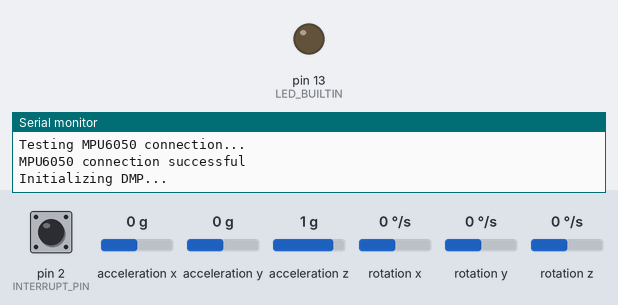
The sketch below on a simulated Arduino Uno, built with avr-gcc and run on an emulated ATmega328P. On the bench: output pins drawn as LEDs (lit = HIGH), the last lines printed to the serial monitor. Dashed ring = blinking. The test bench sets the inputs (shaded band); at power-on: acceleration x 0 g, acceleration y 0 g, pin 2 (INTERRUPT_PIN) LOW, acceleration z 1 g, rotation x 0 °/s, rotation y 0 °/s, rotation z 0 °/s. The sensor or clock chip raises its interrupt line as the real part does.

Above: at 0.1 s.
At 1.7 s:
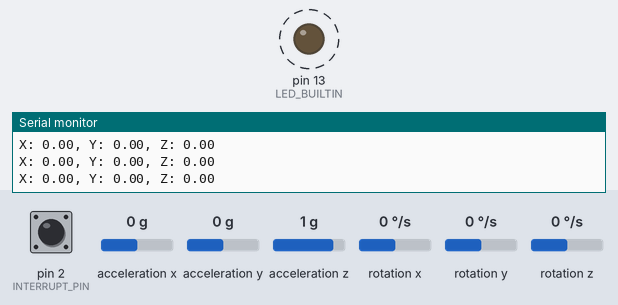
1.8 s: acceleration x set to 0.8 g
4.8 s: acceleration x set to -1.4 g
7.8 s: acceleration y set to -1.4 g
Timing chart, 0 to 16.8 s (numbered marks = the images above; inputs shaded):
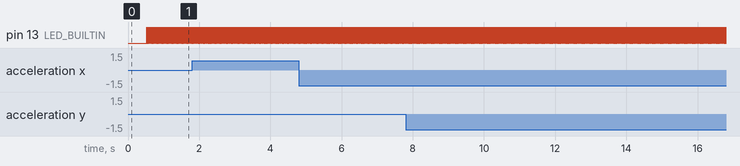

The sketch:

DMP_MPU6050.ino
```cpp
/*
  MPU6050 DMP6

  Digital Motion Processor or DMP performs complex motion processing tasks.
  - Fuses the data from the accel, gyro, and external magnetometer if applied,
  compensating individual sensor noise and errors.
  - Detect specific types of motion without the need to continuously monitor
  raw sensor data with a microcontroller.
  - Reduce workload on the microprocessor.
  - Output processed data such as quaternions, Euler angles, and gravity vectors.

  The code includes an auto-calibration and offsets generator tasks. Different
  output formats available.

  This code is compatible with the teapot project by using the teapot output format.

  Circuit: In addition to connection 3.3v, GND, SDA, and SCL, this sketch
  depends on the MPU6050's INT pin being connected to the Arduino's
  external interrupt #0 pin.

  The teapot processing example may be broken due FIFO structure change if using DMP
  6.12 firmware version.

  Find the full MPU6050 library documentation here:
  https://github.com/ElectronicCats/mpu6050/wiki

*/

#include "I2Cdev.h"
#include "MPU6050_6Axis_MotionApps20.h"
//#include "MPU6050_6Axis_MotionApps612.h" // Uncomment this library to work with DMP 6.12 and comment on the above library.

/* MPU6050 default I2C address is 0x68*/
MPU6050 mpu;
//MPU6050 mpu(0x69); //Use for AD0 high
//MPU6050 mpu(0x68, &Wire1); //Use for AD0 low, but 2nd Wire (TWI/I2C) object.

/* OUTPUT FORMAT DEFINITION-------------------------------------------------------------------------------------------
- Use "OUTPUT_READABLE_QUATERNION" for quaternion commponents in [w, x, y, z] format. Quaternion does not
suffer from gimbal lock problems but is harder to parse or process efficiently on a remote host or software
environment like Processing.

- Use "OUTPUT_READABLE_EULER" for Euler angles (in degrees) output, calculated from the quaternions coming
from the FIFO. EULER ANGLES SUFFER FROM GIMBAL LOCK PROBLEM.

- Use "OUTPUT_READABLE_YAWPITCHROLL" for yaw/pitch/roll angles (in degrees) calculated from the quaternions
coming from the FIFO. THIS REQUIRES GRAVITY VECTOR CALCULATION.
YAW/PITCH/ROLL ANGLES SUFFER FROM GIMBAL LOCK PROBLEM.

- Use "OUTPUT_READABLE_REALACCEL" for acceleration components with gravity removed. The accel reference frame
is not compensated for orientation. +X will always be +X according to the sensor.

- Use "OUTPUT_READABLE_WORLDACCEL" for acceleration components with gravity removed and adjusted for the world
reference frame. Yaw is relative if there is no magnetometer present.

-  Use "OUTPUT_TEAPOT" for output that matches the InvenSense teapot demo.
-------------------------------------------------------------------------------------------------------------------------------*/
#define OUTPUT_READABLE_YAWPITCHROLL
//#define OUTPUT_READABLE_QUATERNION
//#define OUTPUT_READABLE_EULER
//#define OUTPUT_READABLE_REALACCEL
//#define OUTPUT_READABLE_WORLDACCEL
//#define OUTPUT_TEAPOT

int const INTERRUPT_PIN = 2;  // Define the interruption #0 pin
bool blinkState;

/*---MPU6050 Control/Status Variables---*/
bool DMPReady = false;  // Set true if DMP init was successful
uint8_t MPUIntStatus;   // Holds actual interrupt status byte from MPU
uint8_t devStatus;      // Return status after each device operation (0 = success, !0 = error)
uint16_t packetSize;    // Expected DMP packet size (default is 42 bytes)
uint8_t FIFOBuffer[64]; // FIFO storage buffer

/*---Orientation/Motion Variables---*/
Quaternion q;           // [w, x, y, z]         Quaternion container
VectorInt16 aa;         // [x, y, z]            Accel sensor measurements
VectorInt16 gy;         // [x, y, z]            Gyro sensor measurements
VectorInt16 aaReal;     // [x, y, z]            Gravity-free accel sensor measurements
VectorInt16 aaWorld;    // [x, y, z]            World-frame accel sensor measurements
VectorFloat gravity;    // [x, y, z]            Gravity vector
float euler[3];         // [psi, theta, phi]    Euler angle container
float ypr[3];           // [yaw, pitch, roll]   Yaw/Pitch/Roll container and gravity vector

/*-Packet structure for InvenSense teapot demo-*/
uint8_t teapotPacket[14] = { '$', 0x02, 0, 0, 0, 0, 0, 0, 0, 0, 0x00, 0x00, '\r', '\n' };

/*------Interrupt detection routine------*/
volatile bool MPUInterrupt = false;     // Indicates whether MPU6050 interrupt pin has gone high
void DMPDataReady() {
  MPUInterrupt = true;
}

// #include <SoftwareSerial.h>

// SoftwareSerial Serial1(0, 1); // RX on pin 10, TX on pin 11

void setup() {
  #if I2CDEV_IMPLEMENTATION == I2CDEV_ARDUINO_WIRE
    Wire.begin();
    Wire.setClock(400000); // 400kHz I2C clock. Comment on this line if having compilation difficulties
  #elif I2CDEV_IMPLEMENTATION == I2CDEV_BUILTIN_FASTWIRE
    Fastwire::setup(400, true);
  #endif


  Serial.begin(115200); //115200 is required for Teapot Demo output
  // Serial1.begin(115200);  //for uart rx tx communication
  while (!Serial);

  /*Initialize device*/
  Serial.println(F("Initializing I2C devices..."));
  mpu.initialize();
  pinMode(INTERRUPT_PIN, INPUT);

  /*Verify connection*/
  Serial.println(F("Testing MPU6050 connection..."));
  if(mpu.testConnection() == false){
    Serial.println("MPU6050 connection failed");
    while(true);
  }
  else {
    Serial.println("MPU6050 connection successful");
  }

  /*Wait for Serial input*/
  // Serial.println(F("\nSend any character to begin: "));
  // while (Serial.available() && Serial.read()); // Empty buffer
  // while (!Serial.available());                 // Wait for data
  // while (Serial.available() && Serial.read()); // Empty buffer again

  /* Initializate and configure the DMP*/
  Serial.println(F("Initializing DMP..."));
  devStatus = mpu.dmpInitialize();

  /* Supply your gyro offsets here, scaled for min sensitivity */
  //*......>......-1322.00000,	-487.00000,	4470.00000,	278.00000,	2930.00000,	53.00000
  //...-1310.00000,	-575.00000,	4388.00000,	279.00000,	2929.00000,	55.00000

  mpu.setXGyroOffset(-1310);
  mpu.setYGyroOffset(-575);
  mpu.setZGyroOffset(4388);
  mpu.setXAccelOffset(279);
  mpu.setYAccelOffset(2930);
  mpu.setZAccelOffset(55);

  /* Making sure it worked (returns 0 if so) */
  if (devStatus == 0) {
    mpu.CalibrateAccel(6);  // Calibration Time: generate offsets and calibrate our MPU6050
    mpu.CalibrateGyro(6);
    Serial.println("These are the Active offsets: ");
    mpu.PrintActiveOffsets();
    Serial.println(F("Enabling DMP..."));   //Turning ON DMP
    mpu.setDMPEnabled(true);

    /*Enable Arduino interrupt detection*/
    Serial.print(F("Enabling interrupt detection (Arduino external interrupt "));
    Serial.print(digitalPinToInterrupt(INTERRUPT_PIN));
    Serial.println(F(")..."));
    attachInterrupt(digitalPinToInterrupt(INTERRUPT_PIN), DMPDataReady, RISING);
    MPUIntStatus = mpu.getIntStatus();

    /* Set the DMP Ready flag so the main loop() function knows it is okay to use it */
    Serial.println(F("DMP ready! Waiting for first interrupt..."));
    DMPReady = true;
    packetSize = mpu.dmpGetFIFOPacketSize(); //Get expected DMP packet size for later comparison
  }
  else {
    Serial.print(F("DMP Initialization failed (code ")); //Print the error code
    Serial.print(devStatus);
    Serial.println(F(")"));
    // 1 = initial memory load failed
    // 2 = DMP configuration updates failed
  }
  pinMode(LED_BUILTIN, OUTPUT);
}

void loop() {
  if (!DMPReady) return; // Stop the program if DMP programming fails.

  /* Read a packet from FIFO */
  if (mpu.dmpGetCurrentFIFOPacket(FIFOBuffer)) { // Get the Latest packet
    #ifdef OUTPUT_READABLE_YAWPITCHROLL
      /* Display Euler angles in degrees */
      mpu.dmpGetQuaternion(&q, FIFOBuffer);
      mpu.dmpGetGravity(&gravity, &q);
      mpu.dmpGetYawPitchRoll(ypr, &q, &gravity);
      // Serial.print("ypr\t");
      Serial.print("X: ");
      Serial.print(ypr[0] * 180/M_PI);
      // Serial.print("\t");
      Serial.print(", Y: ");
      Serial.print(ypr[1] * 180/M_PI);
      // Serial.print("\t");
      Serial.print(", Z: ");
      Serial.println(ypr[2] * 180/M_PI);
      // Serial.println("");
    #endif

    #ifdef OUTPUT_READABLE_QUATERNION
      /* Display Quaternion values in easy matrix form: [w, x, y, z] */
      mpu.dmpGetQuaternion(&q, FIFOBuffer);
      Serial.print("quat\t");
      Serial.print(q.w);
      Serial.print("\t");
      Serial.print(q.x);
      Serial.print("\t");
      Serial.print(q.y);
      Serial.print("\t");
      Serial.println(q.z);
    #endif

    #ifdef OUTPUT_READABLE_EULER
      /* Display Euler angles in degrees */
      mpu.dmpGetQuaternion(&q, FIFOBuffer);
      mpu.dmpGetEuler(euler, &q);
      Serial.print("euler\t");
      Serial.print(euler[0] * 180/M_PI);
      Serial.print("\t");
      Serial.print(euler[1] * 180/M_PI);
      Serial.print("\t");
      Serial.println(euler[2] * 180/M_PI);
    #endif

    #ifdef OUTPUT_READABLE_REALACCEL
      /* Display real acceleration, adjusted to remove gravity */
      mpu.dmpGetQuaternion(&q, FIFOBuffer);
      mpu.dmpGetAccel(&aa, FIFOBuffer);
      mpu.dmpGetGravity(&gravity, &q);
      mpu.dmpGetLinearAccel(&aaReal, &aa, &gravity);
      Serial.print("areal\t");
      Serial.print(aaReal.x);
      Serial.print("\t");
      Serial.print(aaReal.y);
      Serial.print("\t");
      Serial.println(aaReal.z);
    #endif

    #ifdef OUTPUT_READABLE_WORLDACCEL
      /* Display initial world-frame acceleration, adjusted to remove gravity
      and rotated based on known orientation from Quaternion */
      mpu.dmpGetQuaternion(&q, FIFOBuffer);
      mpu.dmpGetAccel(&aa, FIFOBuffer);
      mpu.dmpGetGravity(&gravity, &q);
      mpu.dmpGetLinearAccel(&aaReal, &aa, &gravity);
      mpu.dmpGetLinearAccelInWorld(&aaWorld, &aaReal, &q);
      Serial.print("aworld\t");
      Serial.print(aaWorld.x);
      Serial.print("\t");
      Serial.print(aaWorld.y);
      Serial.print("\t");
      Serial.println(aaWorld.z);
    #endif

    #ifdef OUTPUT_TEAPOT
      /* Display quaternion values in InvenSense Teapot demo format */
      teapotPacket[2] = FIFOBuffer[0];
      teapotPacket[3] = FIFOBuffer[1];
      teapotPacket[4] = FIFOBuffer[4];
      teapotPacket[5] = FIFOBuffer[5];
      teapotPacket[6] = FIFOBuffer[8];
      teapotPacket[7] = FIFOBuffer[9];
      teapotPacket[8] = FIFOBuffer[12];
      teapotPacket[9] = FIFOBuffer[13];
      Serial.write(teapotPacket, 14);
      teapotPacket[11]++; // PacketCount, loops at 0xFF on purpose
     #endif

  /* Blink LED to indicate activity */
  blinkState = !blinkState;
  digitalWrite(LED_BUILTIN, blinkState);
  }
}
```

Measured:
- by itself, pin 13 (LED_BUILTIN): alternates HIGH for 0.01 s and LOW for 0.01 s
